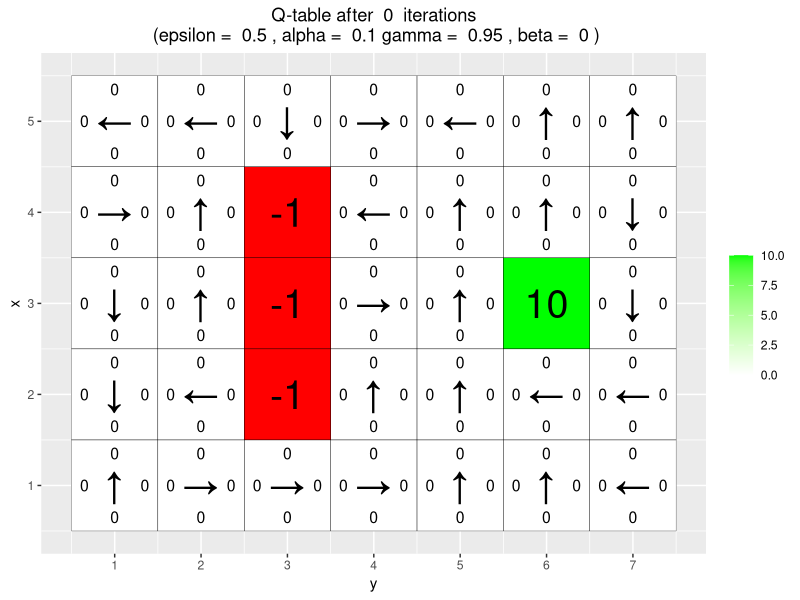
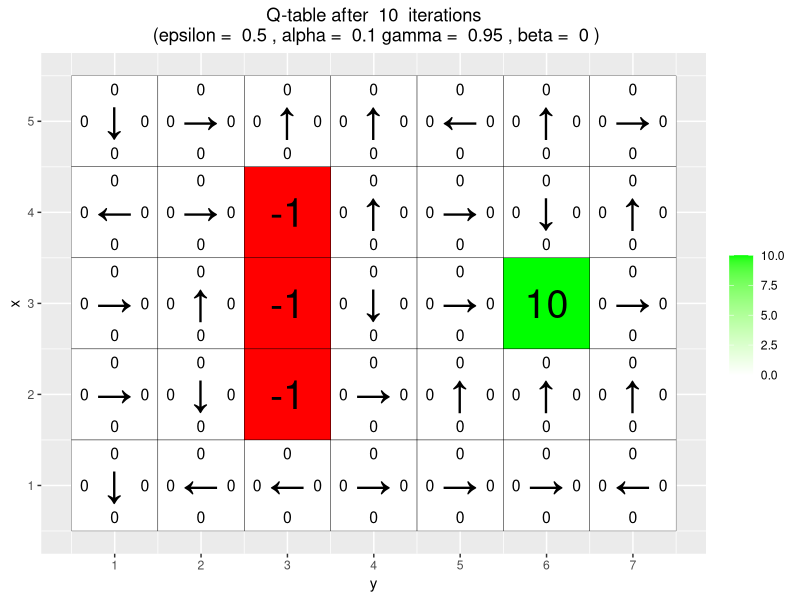
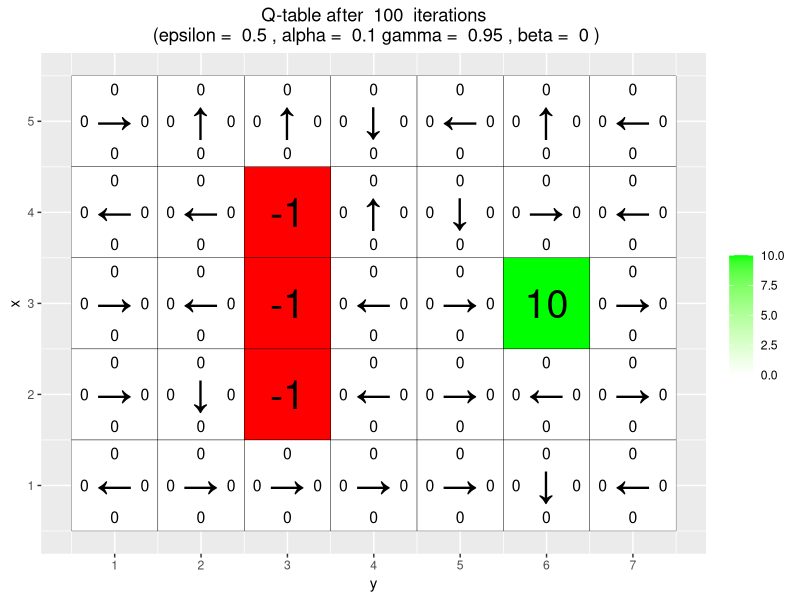
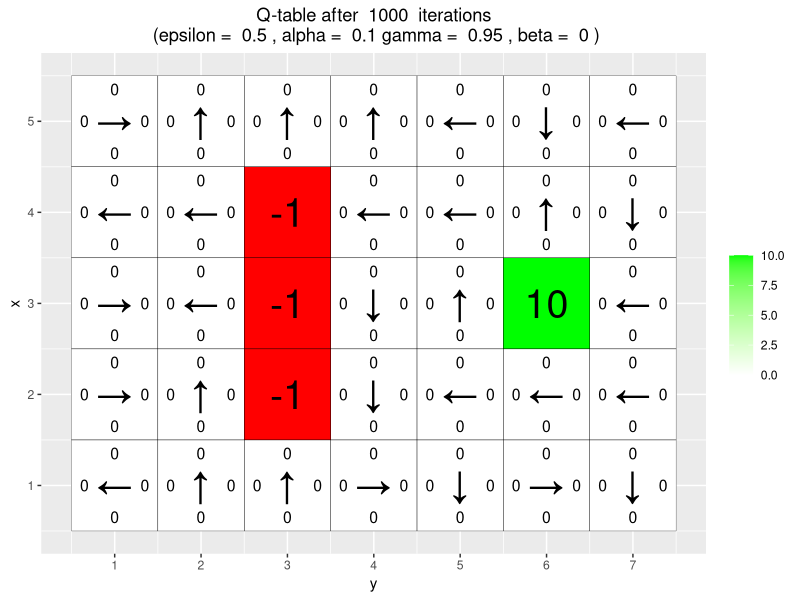
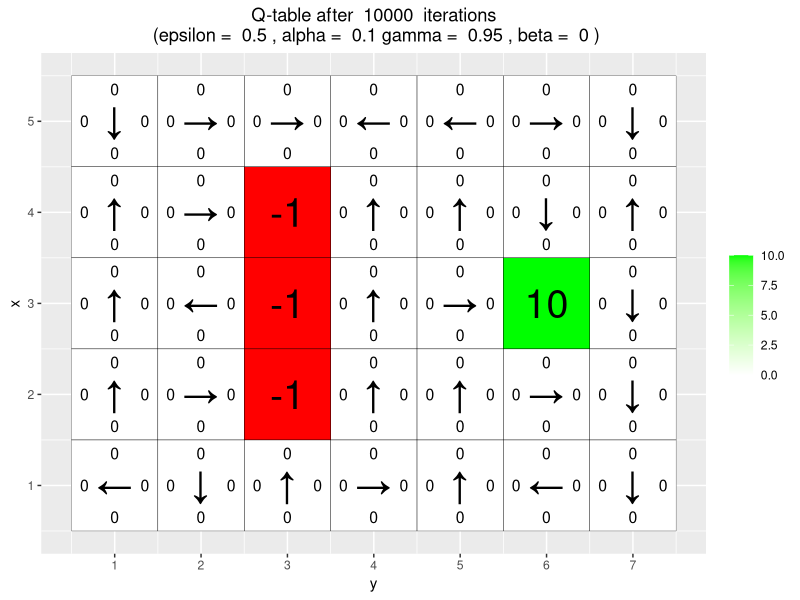
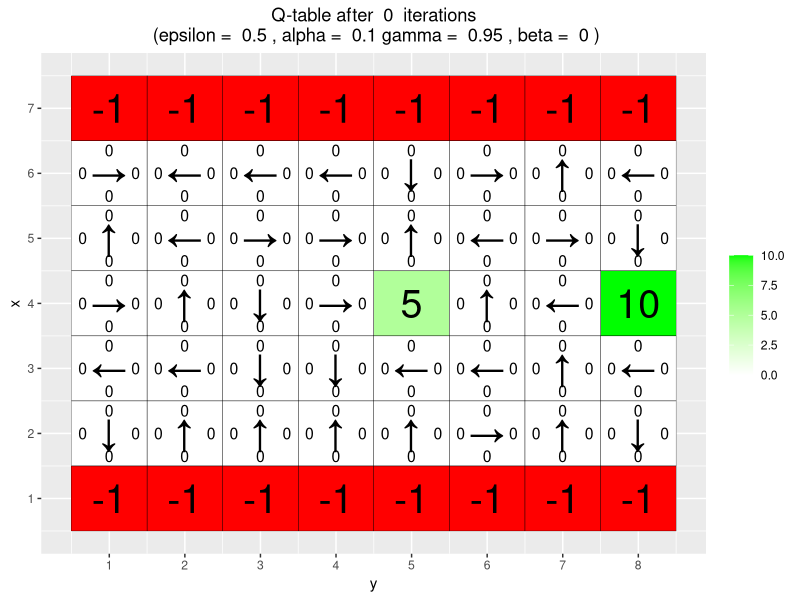
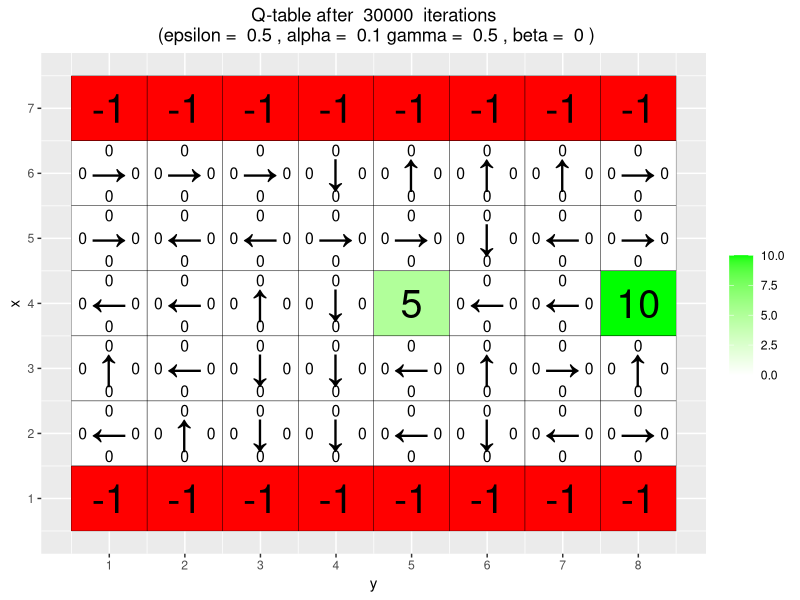
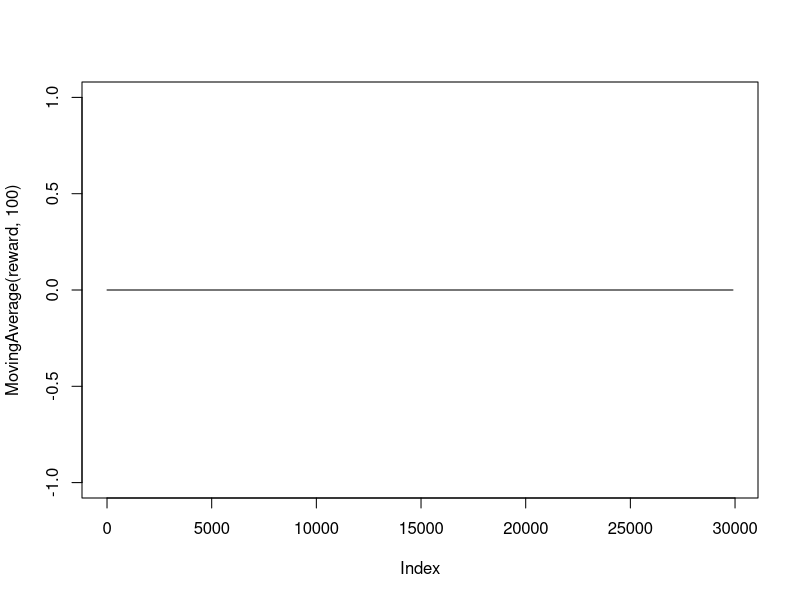

Write R code to recreate these figures, in order.
#####################################################################################################
# Q-learning
#####################################################################################################

# install.packages("ggplot2")
# install.packages("vctrs")
library(ggplot2)

# If you do not see four arrows in line 16, then do the following:
# File/Reopen with Encoding/UTF-8

arrows <- c("↑", "→", "↓", "←")
action_deltas <- list(c(1,0), # up
                      c(0,1), # right
                      c(-1,0), # down
                      c(0,-1)) # left

vis_environment <- function(iterations=0, epsilon = 0.5, alpha = 0.1, gamma = 0.95, beta = 0){
  
  # Visualize an environment with rewards. 
  # Q-values for all actions are displayed on the edges of each tile.
  # The (greedy) policy for each state is also displayed.
  # 
  # Args:
  #   iterations, epsilon, alpha, gamma, beta (optional): for the figure title.
  #   reward_map (global variable): a HxW array containing the reward given at each state.
  #   q_table (global variable): a HxWx4 array containing Q-values for each state-action pair.
  #   H, W (global variables): environment dimensions.
  
  df <- expand.grid(x=1:H,y=1:W)
  foo <- mapply(function(x,y) ifelse(reward_map[x,y] == 0,q_table[x,y,1],NA),df$x,df$y)
  df$val1 <- as.vector(round(foo, 2))
  foo <- mapply(function(x,y) ifelse(reward_map[x,y] == 0,q_table[x,y,2],NA),df$x,df$y)
  df$val2 <- as.vector(round(foo, 2))
  foo <- mapply(function(x,y) ifelse(reward_map[x,y] == 0,q_table[x,y,3],NA),df$x,df$y)
  df$val3 <- as.vector(round(foo, 2))
  foo <- mapply(function(x,y) ifelse(reward_map[x,y] == 0,q_table[x,y,4],NA),df$x,df$y)
  df$val4 <- as.vector(round(foo, 2))
  foo <- mapply(function(x,y) 
    ifelse(reward_map[x,y] == 0,arrows[GreedyPolicy(x,y)],reward_map[x,y]),df$x,df$y)
  df$val5 <- as.vector(foo)
  foo <- mapply(function(x,y) ifelse(reward_map[x,y] == 0,max(q_table[x,y,]),
                                     ifelse(reward_map[x,y]<0,NA,reward_map[x,y])),df$x,df$y)
  df$val6 <- as.vector(foo)
  
  print(ggplot(df,aes(x = y,y = x)) +
          scale_fill_gradient(low = "white", high = "green", na.value = "red", name = "") +
          geom_tile(aes(fill=val6)) +
          geom_text(aes(label = val1),size = 4,nudge_y = .35,na.rm = TRUE) +
          geom_text(aes(label = val2),size = 4,nudge_x = .35,na.rm = TRUE) +
          geom_text(aes(label = val3),size = 4,nudge_y = -.35,na.rm = TRUE) +
          geom_text(aes(label = val4),size = 4,nudge_x = -.35,na.rm = TRUE) +
          geom_text(aes(label = val5),size = 10) +
          geom_tile(fill = 'transparent', colour = 'black') + 
          ggtitle(paste("Q-table after ",iterations," iterations\n",
                        "(epsilon = ",epsilon,", alpha = ",alpha,"gamma = ",gamma,", beta = ",beta,")")) +
          theme(plot.title = element_text(hjust = 0.5)) +
          scale_x_continuous(breaks = c(1:W),labels = c(1:W)) +
          scale_y_continuous(breaks = c(1:H),labels = c(1:H)))
  
}

GreedyPolicy <- function(x, y){
  
  # Get a greedy action for state (x,y) from q_table.
  #
  # Args:
  #   x, y: state coordinates.
  #   q_table (global variable): a HxWx4 array containing Q-values for each state-action pair.
  # 
  # Returns:
  #   An action, i.e. integer in {1,2,3,4}.
  
  # Your code here.
  maxUtility = -10000
  maxAction = 1
  #randomized order, if several max return the first one
  actions = sample(c(1,2,3,4))
  for(action in actions){
    qvalue = q_table[x,y,action]
    if (qvalue > maxUtility) {
      maxUtility = qvalue
      maxAction = action
    }
  }
  return(maxAction)
  
}

EpsilonGreedyPolicy <- function(x, y, epsilon){
  
  # Get an epsilon-greedy action for state (x,y) from q_table.
  #
  # Args:
  #   x, y: state coordinates.
  #   epsilon: probability of acting randomly.
  # 
  # Returns:
  #   An action, i.e. integer in {1,2,3,4}.
  
  # Your code here.

  maxAction = GreedyPolicy(x,y)
  # 1-epsilon prob of going by best action, else takes random
  if(rbinom(1,1,1-epsilon)==1){
    return(maxAction)
  }
    return(sample(1:4,1))
}

transition_model <- function(x, y, action, beta){
  
  # Computes the new state after given action is taken. The agent will follow the action 
  # with probability (1-beta) and slip to the right or left with probability beta/2 each.
  # 
  # Args:
  #   x, y: state coordinates.
  #   action: which action the agent takes (in {1,2,3,4}).
  #   beta: probability of the agent slipping to the side when trying to move.
  #   H, W (global variables): environment dimensions.
  # 
  # Returns:
  #   The new state after the action has been taken.
  
  delta <- sample(-1:1, size = 1, prob = c(0.5*beta,1-beta,0.5*beta))
  final_action <- ((action + delta + 3) %% 4) + 1
  foo <- c(x,y) + unlist(action_deltas[final_action])
  foo <- pmax(c(1,1),pmin(foo,c(H,W)))
  
  return (foo)
}

q_learning_old <-
  function(start_state,
           epsilon = 0.5,
           alpha = 0.1,
           gamma = 0.95,
           beta = 0) {
    # Perform one episode of Q-learning. The agent should move around in the
    # environment using the given transition model and update the Q-table.
    # The episode ends when the agent reaches a terminal state.
    #
    # Args:
    # start_state: array with two entries, describing the starting position of the agent.
    # epsilon (optional): probability of acting greedily.
    # alpha (optional): learning rate.
    # gamma (optional): discount factor.
    # beta (optional): slipping factor.
    # reward_map (global variable): a HxW array containing the reward given at each state.
    # q_table (global variable): a HxWx4 array containing Q-values for each state-action pair.
    #
    # Returns:
    # reward: reward received in the episode.
    # correction: sum of the temporal difference correction terms over the episode.
    # q_table (global variable): Recall that R passes arguments by value. So, q_table being
    # a global variable can be modified with the superassigment operator <<-.
    
    # Your code here.
    state = start_state
    episodeCorrection = 0
    repeat {
      # Follow policy, execute action, get reward.
      action = EpsilonGreedyPolicy(state[1], state[2], epsilon)
      newState = transition_model(state[1], state[2], action, beta)
      reward = reward_map[newState[1], newState[2]]
      
      maxActionNewState = max(q_table[newState[1], newState[2], ])
      # Q-table update
      temporalDifference = (reward + gamma * max(q_table[newState[1], newState[2], ])
                            - q_table[state[1], state[2], action])
      
      q_table[state[1], state[2], action] <<-
        (q_table[state[1], state[2], action] + alpha * (temporalDifference))
      state = newState
      episodeCorrection = episodeCorrection + temporalDifference
      if (reward != -1) {
        # End episode.
        return (c(reward, episodeCorrection))
      }
    }
    
  }

q_learning_old_test <-
  function(start_state,
           epsilon = 0.5,
           alpha = 0.1,
           gamma = 0.95,
           beta = 0) {
    # Perform one episode of Q-learning. The agent should move around in the
    # environment using the given transition model and update the Q-table.
    # The episode ends when the agent reaches a terminal state.
    #
    # Args:
    # start_state: array with two entries, describing the starting position of the agent.
    # epsilon (optional): probability of acting greedily.
    # alpha (optional): learning rate.
    # gamma (optional): discount factor.
    # beta (optional): slipping factor.
    # reward_map (global variable): a HxW array containing the reward given at each state.
    # q_table (global variable): a HxWx4 array containing Q-values for each state-action pair.
    #
    # Returns:
    # reward: reward received in the episode.
    # correction: sum of the temporal difference correction terms over the episode.
    # q_table (global variable): Recall that R passes arguments by value. So, q_table being
    # a global variable can be modified with the superassigment operator <<-.
    
    # Your code here.
    state = start_state
    episodeCorrection = 0
    repeat {
      # Follow policy, execute action, get reward.
      action = GreedyPolicy(state[1], state[2])
      newState = transition_model(state[1], state[2], action, beta)
      reward = reward_map[newState[1], newState[2]]
      
      # Q-table update
     
      if (reward != -1) {
        # End episode.
        return (c(reward, episodeCorrection))
      }
    }
    
  }

q_learning <-
  function(start_state,
           epsilon = 0.5,
           alpha = 0.1,
           gamma = 0.95,
           beta = 0) {
    # Perform one episode of Q-learning. The agent should move around in the
    # environment using the given transition model and update the Q-table.
    # The episode ends when the agent reaches a terminal state.
    #
    # Args:
    # start_state: array with two entries, describing the starting position of the agent.
    # epsilon (optional): probability of acting greedily.
    # alpha (optional): learning rate.
    # gamma (optional): discount factor.
    # beta (optional): slipping factor.
    # reward_map (global variable): a HxW array containing the reward given at each state.
    # q_table (global variable): a HxWx4 array containing Q-values for each state-action pair.
    #
    # Returns:
    # reward: reward received in the episode.
    # correction: sum of the temporal difference correction terms over the episode.
    # q_table (global variable): Recall that R passes arguments by value. So, q_table being
    # a global variable can be modified with the superassigment operator <<-.
    
    # Your code here.
    state = start_state
    episodeCorrection = 0
    nextAction = EpsilonGreedyPolicy(state[1], state[2], epsilon)
    repeat {
      # Follow policy, execute action, get reward.
      action = nextAction
      newState = transition_model(state[1], state[2], action, beta)
      reward = reward_map[newState[1], newState[2]]
      
      nextAction = EpsilonGreedyPolicy(newState[1], newState[2], epsilon)
      
      # Q-table update
      temporalDifference = (reward + gamma * q_table[newState[1], newState[2], nextAction]
                            - q_table[state[1], state[2], action])
      
      q_table[state[1], state[2], action] <<-
        (q_table[state[1], state[2], action] + alpha * (temporalDifference))
      state = newState
      episodeCorrection = episodeCorrection + temporalDifference
      if (reward != -1) {
        # End episode.
        return (c(reward, episodeCorrection))
      }
    }
    
  }

q_learning_test <-
  function(start_state,
           epsilon = 0.5,
           alpha = 0.1,
           gamma = 0.95,
           beta = 0) {
    # Perform one episode of Q-learning. The agent should move around in the
    # environment using the given transition model and update the Q-table.
    # The episode ends when the agent reaches a terminal state.
    #
    # Args:
    # start_state: array with two entries, describing the starting position of the agent.
    # epsilon (optional): probability of acting greedily.
    # alpha (optional): learning rate.
    # gamma (optional): discount factor.
    # beta (optional): slipping factor.
    # reward_map (global variable): a HxW array containing the reward given at each state.
    # q_table (global variable): a HxWx4 array containing Q-values for each state-action pair.
    #
    # Returns:
    # reward: reward received in the episode.
    # correction: sum of the temporal difference correction terms over the episode.
    # q_table (global variable): Recall that R passes arguments by value. So, q_table being
    # a global variable can be modified with the superassigment operator <<-.
    
    # Your code here.
    state = start_state
    episodeCorrection = 0
    # in test greedy is done, not epsilongreedy
    nextAction = GreedyPolicy(state[1], state[2])
    repeat {
      # Follow policy, execute action, get reward.
      action = nextAction
      newState = transition_model(state[1], state[2], action, beta)
      reward = reward_map[newState[1], newState[2]]
      # in test greedy is done, not epsilongreedy
      nextAction = GreedyPolicy(newState[1], newState[2])
      state = newState
      if (reward == -10 || reward == 10) {
        # End episode.
        return (c(reward, episodeCorrection))
      }
    }
    
  }

#####################################################################################################
# Q-Learning Environments
#####################################################################################################

# Environment A (learning)

H <- 5
W <- 7

reward_map <- matrix(0, nrow = H, ncol = W)
reward_map[3,6] <- 10
reward_map[2:4,3] <- -1

q_table <- array(0,dim = c(H,W,4))

vis_environment()

for(i in 1:10000){
  foo <- q_learning(start_state = c(3,1))
  
  if(any(i==c(10,100,1000,10000)))
    vis_environment(i)
}


# Environment B (the effect of epsilon and gamma)

H <- 7
W <- 8

reward_map <- matrix(0, nrow = H, ncol = W)
reward_map[1,] <- -1
reward_map[7,] <- -1
reward_map[4,5] <- 5
reward_map[4,8] <- 10

q_table <- array(0,dim = c(H,W,4))

vis_environment()

MovingAverage <- function(x, n){
  
  cx <- c(0,cumsum(x))
  rsum <- (cx[(n+1):length(cx)] - cx[1:(length(cx) - n)]) / n
  
  return (rsum)
}

for(j in c(0.5,0.75,0.95)){
  q_table <- array(0,dim = c(H,W,4))
  reward <- NULL
  correction <- NULL
  
  for(i in 1:30000){
    foo <- q_learning(gamma = j, start_state = c(4,1))
    reward <- c(reward,foo[1])
    correction <- c(correction,foo[2])
  }
  
  vis_environment(i, gamma = j)
  plot(MovingAverage(reward,100),type = "l")
  plot(MovingAverage(correction,100),type = "l")
}

for(j in c(0.5,0.75,0.95)){
  q_table <- array(0,dim = c(H,W,4))
  reward <- NULL
  correction <- NULL
  
  for(i in 1:30000){
    foo <- q_learning(epsilon = 0.1, gamma = j, start_state = c(4,1))
    reward <- c(reward,foo[1])
    correction <- c(correction,foo[2])
  }
  
  vis_environment(i, epsilon = 0.1, gamma = j)
  plot(MovingAverage(reward,100),type = "l")
  plot(MovingAverage(correction,100),type = "l")
}

# Environment C (the effect of beta).

H <- 3
W <- 6

MovingAverage <- function(x, n){
  
  cx <- c(0,cumsum(x))
  rsum <- (cx[(n+1):length(cx)] - cx[1:(length(cx) - n)]) / n
  
  return (rsum)
}


reward_map <- matrix(-1, nrow = H, ncol = W)
reward_map[1,2:5] <- -10
reward_map[1,6] <- 10

q_table <- array(0,dim = c(H,W,4))

vis_environment()
reward1 <- NULL
reward2 <- NULL


  for(i in 1:5000){
    foo <- q_learning_test(gamma = 1, beta = 0, start_state = c(1,1))
    foo2 <- q_learning_old_test(gamma = 1, beta = 0, start_state = c(1,1))
    reward1 <- c(reward1,foo[1])
    reward2 <- c(reward2,foo[2])
    
  }
  vis_environment(5000, gamma = 1, beta = 0)
  plot(MovingAverage(reward1,100),type = "l", main="Original Q-learning")
  plot(MovingAverage(reward2,100),type = "l",main="New Q-learning")
  
  
